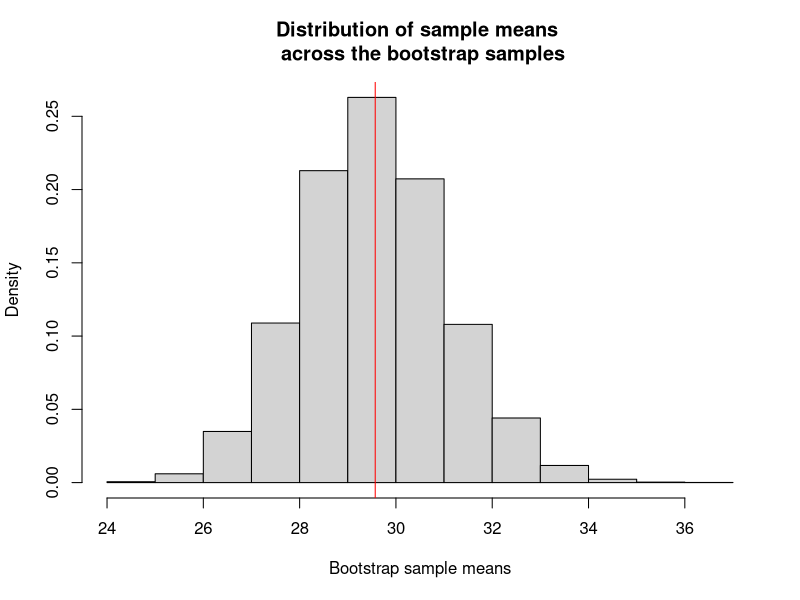
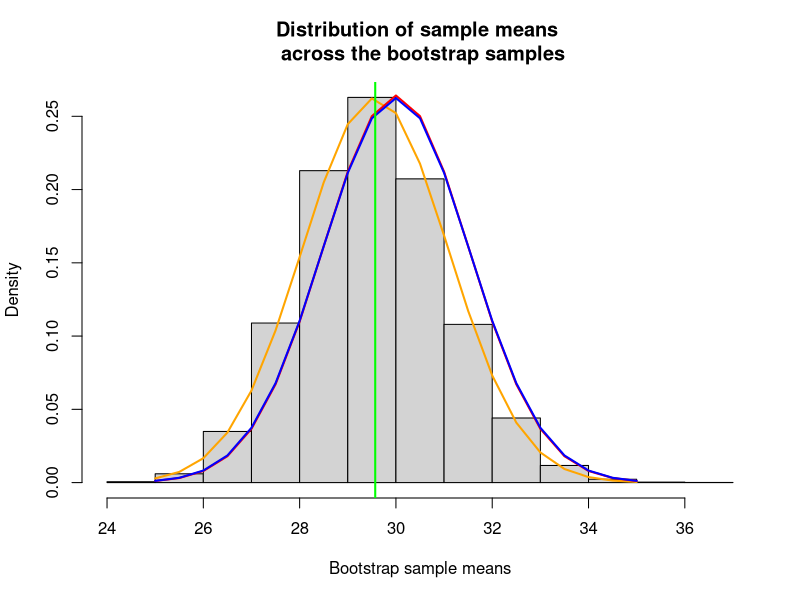

The R script that drew these images, in order:
# Our sample of data (ages for 10 sampled researchers)
ages <- c(28.1,27.5,25,29.9,29.7,29.9,39.9,33.6,21.3,30.8)

# Randomly select 10,000 bootstrap samples (each of size 10)
set.seed(532) 
bootstrap_samples <- lapply(1:10000, function(i) sample(ages, replace = T))

# List some of the bootstrap samples
print("First bootstrap sample:")
bootstrap_samples[1]
print("Third bootstrap sample:")
bootstrap_samples[3]
print("500th bootstrap sample:")
bootstrap_samples[500]

# Calculate the sample mean in each of the bootstrap samples
r.mean <- sapply(bootstrap_samples, mean)

# Draw a histogram with a red vertical line indicating the original sample mean age
options(repr.plot.width=4.5, repr.plot.height=4.5)
hist(r.mean, freq=FALSE, main="Distribution of sample means \n across the bootstrap samples", xlab="Bootstrap sample means")
abline(v=mean(ages),col="red")

sqrt(var(r.mean))

# Histogram of estimates (sample means) in bootstrap samples
options(repr.plot.width=4.5, repr.plot.height=4.5)
hist(r.mean, freq=FALSE, main="Distribution of sample means \n across the bootstrap samples", xlab="Bootstrap sample means")

# Add the normal distribution which most closely follows the histogram
lines(seq(25, 35, by=.5), dnorm(seq(25, 35, by=.5), mean(ages), 1.52), col="orange",lwd=2)

# Add the bootstrap approximation to the sampling distribution: normal distribution with mean mu=30 SD=1.51
lines(seq(25, 35, by=.5), dnorm(seq(25, 35, by=.5), 30, 1.51), col="red",lwd=2)

# Add the algebraic sampling distribution: normal distribution with mean mu=30 SD=1.52
lines(seq(25, 35, by=.5), dnorm(seq(25, 35, by=.5), 30, 1.52), col="blue",lwd=2)

# Add a vertical line at original sample mean
abline(v=mean(ages),col="green",lwd=2)




